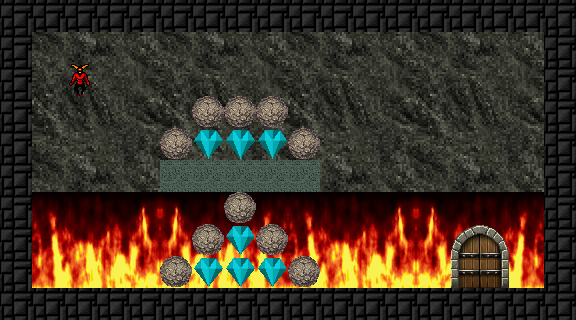

A 2D game scene composited from a Tiled map and its tileset images. What follows is a short description and the map's XML, with each tile layer's data collapsed to a summary:
An orthogonal 18x10 tile map with 32x32 px tiles, 8 tile layers (Background, BurningFlames, Gate, Walls, ...), 2 tilesets and 2 objects (Camera, WorldBoundingBox).

<map version="1.5" tiledversion="1.5.0" orientation="orthogonal" renderorder="right-down" compressionlevel="0" width="18" height="10" tilewidth="32" tileheight="32" infinite="0" nextlayerid="49" nextobjectid="2187">
 <editorsettings>
  <chunksize width="37" height="37" />
 </editorsettings>
 <properties>
  <property name="BACKGROUND_TEXTURE" value="background1" />
  <property name="FRAME_DURATION" type="float" value="0.2" />
  <property name="LEVEL_TIMEOUT" type="float" value="50" />
  <property name="LEVEL_TITLE" value="A simple one" />
  <property name="MAIN_CAMERA" type="object" value="2114" />
  <property name="MUSIC" value="game_music1" />
  <property name="PLAYER_START" type="object" value="0" />
  <property name="REQUIRED_DIAMOND" type="int" value="7" />
 </properties>
 <tileset firstgid="1" source="../tilesets/tileset.tsx" />
 <tileset firstgid="41" name="background" tilewidth="800" tileheight="600" tilecount="1" columns="1">
  <image source="../textures/GameBackground.png" width="800" height="600" />
 </tileset>
 <group id="45" name="Groupe 2">
  <group id="40" name="Groupe 1">
   <properties>
    <property name="INFINITE_BOUNDING_BOX" type="bool" value="true" />
    <property name="OBJECT_REFERN" type="object" value="0" />
   </properties>
   <layer id="39" name="Background" width="18" height="10">
    <properties>
     <property name="DISPLACEMENT_RATIO_X" type="float" value="0.5" />
     <property name="DISPLACEMENT_RATIO_Y" type="float" value="0.5" />
     <property name="DYNAMIC_PARTICLES" type="bool" value="false" />
     <property name="DYNAMIC_VERTICES" type="bool" value="false" />
     <property name="HEIGHT_BITS_MODE" type="bool" value="true" />
    </properties>
    <data>[180 cells, 15 non-empty, 1 distinct tile ids]</data>
   </layer>
   <objectgroup id="26" name="Camera">
    <properties>
     <property name="OBJECT_REFERENCE" type="object" value="1" />
    </properties>
    <object id="2114" name="Camera" type="Camera" x="21.3612" y="9.7297" width="540" height="303">
     <properties>
      <property name="CAMERA" type="bool" value="false" />
      <property name="CAMERA_COMPONENTS" value="MyAutoRecenterToPlayerCameraComponent" />
     </properties>
    </object>
    <object id="2185" name="World" type="WorldBoundingBox" x="3.84848" y="3.48488" width="569.545" height="314.091" />
   </objectgroup>
   <layer id="37" name="BurningFlames" width="18" height="10">
    <properties>
     <property name="MATERIAL" value="BurningFlames" />
    </properties>
    <data>[180 cells, 4 non-empty, 1 distinct tile ids]</data>
   </layer>
   <layer id="47" name="Gate" width="18" height="10">
    <properties>
     <property name="COLLISION_MASK" value="Gate" />
    </properties>
    <data>[180 cells, 1 non-empty, 1 distinct tile ids]</data>
   </layer>
   <layer id="25" name="Walls" width="18" height="10">
    <properties>
     <property name="COLLISION_MASK" value="World" />
     <property name="DYNAMIC_PARTICLES" type="bool" value="true" />
     <property name="DYNAMIC_VERTICES" type="bool" value="true" />
     <property name="HEIGHT_BITS_MODE" type="bool" value="true" />
     <property name="PLAYER_COLLISIONS_ENABLED" type="bool" value="true" />
     <property name="TILE_FLAG_PROCESSORS" value="MyComputeNeighbourFlags, ComputePlatformerFlagProcessor" />
    </properties>
    <data>[180 cells, 52 non-empty, 1 distinct tile ids]</data>
   </layer>
   <layer id="46" name="GameObjects" width="18" height="10">
    <properties>
     <property name="COLLISION_MASK" value="World" />
     <property name="HEIGHT_BITS_MODE" type="bool" value="true" />
    </properties>
    <data>[180 cells, 22 non-empty, 3 distinct tile ids]</data>
   </layer>
   <layer id="38" name="Animated" width="18" height="10">
    <properties>
     <property name="COLLISION_MASK" value="World" />
     <property name="HEIGHT_BITS_MODE" type="bool" value="true" />
    </properties>
    <data>[180 cells, 0 non-empty, 0 distinct tile ids]</data>
   </layer>
   <layer id="27" name="PlayerAndCamera" width="18" height="10">
    <properties>
     <property name="COLLISION_MASK" value="Player,World" />
     <property name="HEIGHT_BITS_MODE" type="bool" value="true" />
     <property name="PLAYER_COLLISIONS_ENABLED" type="bool" value="true" />
    </properties>
    <data>[180 cells, 1 non-empty, 1 distinct tile ids]</data>
   </layer>
   <layer id="48" name="Smoke" width="18" height="10">
    <properties>
     <property name="HEIGHT_BITS_MODE" type="bool" value="true" />
    </properties>
    <data>[180 cells, 0 non-empty, 0 distinct tile ids]</data>
   </layer>
  </group>
 </group>
</map>
